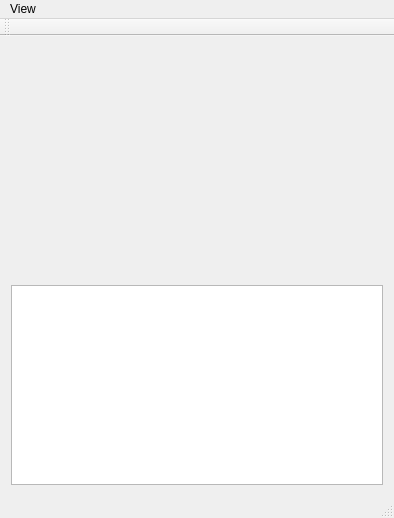
<?xml version="1.0" encoding="UTF-8"?>
<ui version="4.0">
 <class>MainWindow</class>
 <widget class="QMainWindow" name="MainWindow">
  <property name="geometry">
   <rect>
    <x>0</x>
    <y>0</y>
    <width>394</width>
    <height>518</height>
   </rect>
  </property>
  <property name="windowTitle">
   <string>MainWindow</string>
  </property>
  <widget class="QWidget" name="centralWidget">
   <layout class="QVBoxLayout" name="verticalLayout">
    <item>
     <widget class="QCustomPlot" name="widget" native="true"/>
    </item>
    <item>
     <widget class="QTextEdit" name="textEdit">
      <property name="minimumSize">
       <size>
        <width>0</width>
        <height>0</height>
       </size>
      </property>
      <property name="maximumSize">
       <size>
        <width>16777215</width>
        <height>200</height>
       </size>
      </property>
     </widget>
    </item>
   </layout>
  </widget>
  <widget class="QMenuBar" name="menuBar">
   <property name="geometry">
    <rect>
     <x>0</x>
     <y>0</y>
     <width>394</width>
     <height>22</height>
    </rect>
   </property>
   <widget class="QMenu" name="menuView">
    <property name="title">
     <string>View</string>
    </property>
    <addaction name="actionDialog"/>
   </widget>
   <addaction name="menuView"/>
  </widget>
  <widget class="QToolBar" name="mainToolBar">
   <attribute name="toolBarArea">
    <enum>TopToolBarArea</enum>
   </attribute>
   <attribute name="toolBarBreak">
    <bool>false</bool>
   </attribute>
  </widget>
  <widget class="QStatusBar" name="statusBar"/>
  <action name="actionDialog">
   <property name="checkable">
    <bool>true</bool>
   </property>
   <property name="text">
    <string>&amp;Dialog</string>
   </property>
   <property name="shortcut">
    <string>Ctrl+Shift+D</string>
   </property>
  </action>
 </widget>
 <layoutdefault spacing="6" margin="11"/>
 <customwidgets>
  <customwidget>
   <class>QCustomPlot</class>
   <extends>QWidget</extends>
   <header>qcustomplot.h</header>
   <container>1</container>
  </customwidget>
 </customwidgets>
 <resources/>
 <connections/>
</ui>
